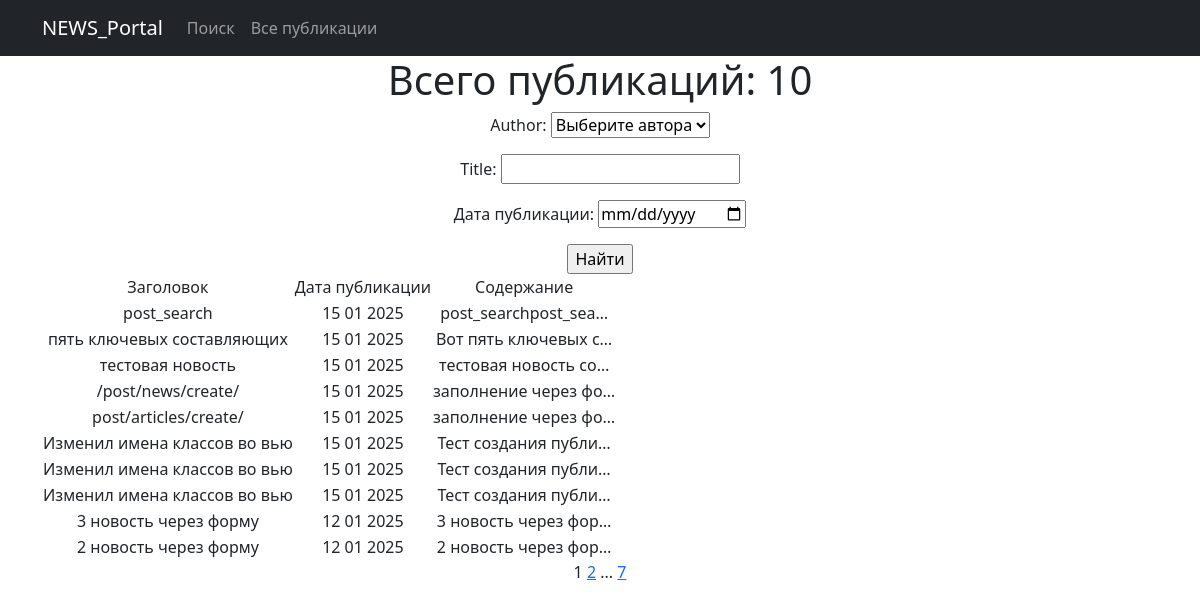
Screenshot of /post/search/ with the database file from the repository.
### new_portal/models.py (models this page shows, shortened)
class Post(models.Model):
    author = models.ForeignKey(Author, on_delete=models.CASCADE)  # 'связь один ко многим' с моделью Author
    choice_type = models.CharField(max_length=2, choices=POST_TYPE_CHOICES, default='AR')  # Выбор типа сообщения
    time_in = models.DateTimeField(auto_now_add=True)  # автоматическое добавление даты и времени при создании поста
    categories = models.ManyToManyField(Category, through='PostCategory')  # 'связь многие ко многим' через PostCategory
    title = models.CharField(max_length=128)
    content = models.TextField()
    rating = models.IntegerField(default=0)

### new_portal/views.py (the view)
# urls.py: path('', PostList.as_view(), name='post'),
class PostList(ListView):
    model = Post
    ordering = '-time_in'  # сортировка по времени создания (от более свежей публикации)
    context_object_name = 'post'  # имя списка содержащего все объекты
    paginate_by = 10  # указываем количество записей на странице
    def get_queryset(self):
        queryset = super().get_queryset()  # Получаем обычный запрос
        self.filterset = PostFilter(self.request.GET, queryset)
        return self.filterset.qs  # Возвращаем из функции отфильтрованный список товаров
    def get_context_data(self, **kwargs):
        context = super().get_context_data(**kwargs)
        context['filterset'] = self.filterset  # Добавляем в контекст объект фильтрации.
        return context
    def get_template_names(self):
        if self.request.path == '/post/search/':
            return 'search.html'
        return 'post.html'

### new_portal/models.py (called while the page is built)
    def __str__(self):
        return f'{self.user}'

### new_portal/templatetags/censor_filters.py (called while the page is built)
@register.filter()  # декоратор, регистрирует функцию как фильтр (для применения его в шаблонах)
def censor(text):
    for el in BAD_WORDS:  # перебор списка слов и замена на *, при совпадении
        pattern = re.compile(r'\b{}\b'.format(el), re.IGNORECASE)
        censored_word = el[0] + '*' * (len(el) - 1)
        text = re.sub(pattern, censored_word, text)
    return text

@register.simple_tag(takes_context=True)  # сообщает Django, что для работы тега требуется передать контекст
def url_replace(context, **kwargs):
    d = context['request'].GET.copy()  # позволяет скопировать все параметры текущего запроса.
    for k, v in kwargs.items():  # по указанным полям устанавливаем новые значения, переданные при использовании тега
        d[k] = v
    return d.urlencode()  # кодируем параметры в формат, который может быть указан в строке браузера

### new_portal/templates/search.html (shortened to what this page needs)
{% extends 'flatpages/default.html' %}
{% load censor_filters %}
{% block content %}
<h1>Всего публикаций: {{ post|length }}</h1>
    <form action="" method="get">
        {{ filterset.form.as_p }}
        <input type="submit" value="Найти" />
    </form>
    {% if post %}
        <table>
            <tr>
                <td>Заголовок</td>
                <td>Дата публикации</td>
                <td>Содержание</td>
            </tr>
            {% for post_ in post %}
            <tr>
                <td>{{ post_.title|censor }}</td>
                <td>{{ post_.time_in|date:'d m Y' }}</td>
                <td>{{ post_.content|truncatechars:20|censor }}</td>
            </tr>
            {% endfor %}
        </table>
    {% endif %}
   {{ page_obj.number }}
   {% if page_obj.has_next %}
       <a href="?{% url_replace page=page_obj.next_page_number %}">{{ page_obj.next_page_number }}</a>
       {% if paginator.num_pages != page_obj.next_page_number %}
           ...
           <a href="?{% url_replace page=page_obj.paginator.num_pages %}">{{ page_obj.paginator.num_pages }}</a>
       {% endif %}
   {% endif %}
{% endblock content %}

### rows the page displays
Post: title|censor "post_search", time_in "15 01 2025", content|censor "post_searchpost_sea…"
Post: title|censor "пять ключевых составляющих", time_in "15 01 2025", content|censor "Вот пять ключевых с…"
Post: title|censor "тестовая новость", time_in "15 01 2025", content|censor "тестовая новость со…"
Post: title|censor "/post/news/create/", time_in "15 01 2025", content|censor "заполнение через фо…"
Post: title|censor "post/articles/create/", time_in "15 01 2025", content|censor "заполнение через фо…"
Post: title|censor "Изменил имена классов во вью", time_in "15 01 2025", content|censor "Тест создания публи…"
Post: title|censor "Изменил имена классов во вью", time_in "15 01 2025", content|censor "Тест создания публи…"
Post: title|censor "Изменил имена классов во вью", time_in "15 01 2025", content|censor "Тест создания публи…"
Post: title|censor "3 новость через форму", time_in "12 01 2025", content|censor "3 новость через фор…"
Post: title|censor "2 новость через форму", time_in "12 01 2025", content|censor "2 новость через фор…"

### other values shown
{{ post|length }} "10"
{{ page_obj.number }} "1"
{{ page_obj.next_page_number }} "2"
{{ page_obj.paginator.num_pages }} "7"
